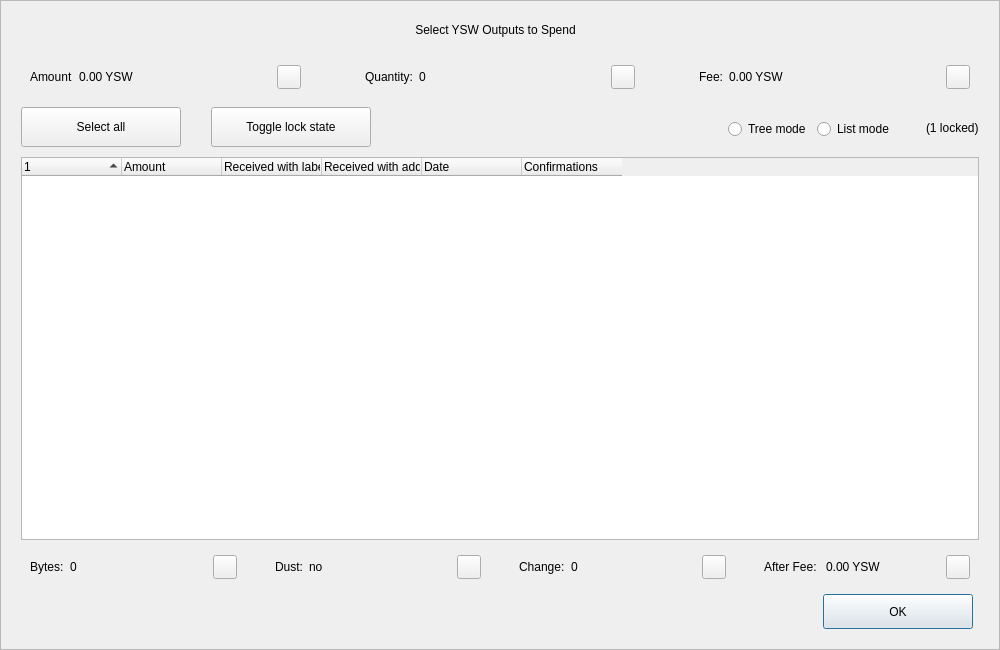
<?xml version="1.0" encoding="UTF-8"?>
<ui version="4.0">
 <class>CoinControlDialog</class>
 <widget class="QDialog" name="CoinControlDialog">
  <property name="geometry">
   <rect>
    <x>0</x>
    <y>0</y>
    <width>1000</width>
    <height>650</height>
   </rect>
  </property>
  <property name="minimumSize">
   <size>
    <width>950</width>
    <height>650</height>
   </size>
  </property>
  <property name="windowTitle">
   <string>Coin Selection</string>
  </property>
  <property name="styleSheet">
   <string notr="true"/>
  </property>
  <layout class="QVBoxLayout" name="verticalLayout">
   <property name="spacing">
    <number>0</number>
   </property>
   <property name="leftMargin">
    <number>0</number>
   </property>
   <property name="topMargin">
    <number>0</number>
   </property>
   <property name="rightMargin">
    <number>0</number>
   </property>
   <property name="bottomMargin">
    <number>0</number>
   </property>
   <item>
    <widget class="QFrame" name="frameContainer">
     <property name="toolTipDuration">
      <number>0</number>
     </property>
     <property name="frameShape">
      <enum>QFrame::StyledPanel</enum>
     </property>
     <property name="frameShadow">
      <enum>QFrame::Raised</enum>
     </property>
     <layout class="QVBoxLayout" name="verticalLayout_2">
      <property name="leftMargin">
       <number>0</number>
      </property>
      <property name="rightMargin">
       <number>0</number>
      </property>
      <property name="bottomMargin">
       <number>20</number>
      </property>
      <item>
       <layout class="QHBoxLayout" name="horizontalLayout_12">
        <property name="spacing">
         <number>0</number>
        </property>
        <property name="leftMargin">
         <number>20</number>
        </property>
        <property name="rightMargin">
         <number>30</number>
        </property>
        <item>
         <spacer name="horizontalSpacer_4">
          <property name="orientation">
           <enum>Qt::Horizontal</enum>
          </property>
          <property name="sizeHint" stdset="0">
           <size>
            <width>40</width>
            <height>20</height>
           </size>
          </property>
         </spacer>
        </item>
        <item>
         <widget class="QLabel" name="labelTitle">
          <property name="minimumSize">
           <size>
            <width>0</width>
            <height>40</height>
           </size>
          </property>
          <property name="maximumSize">
           <size>
            <width>16777215</width>
            <height>40</height>
           </size>
          </property>
          <property name="text">
           <string>Select YSW Outputs to Spend</string>
          </property>
          <property name="alignment">
           <set>Qt::AlignCenter</set>
          </property>
          <property name="margin">
           <number>7</number>
          </property>
         </widget>
        </item>
        <item>
         <spacer name="horizontalSpacer_5">
          <property name="orientation">
           <enum>Qt::Horizontal</enum>
          </property>
          <property name="sizeHint" stdset="0">
           <size>
            <width>40</width>
            <height>20</height>
           </size>
          </property>
         </spacer>
        </item>
       </layout>
      </item>
      <item>
       <layout class="QHBoxLayout" name="horizontalLayout_8">
        <property name="leftMargin">
         <number>20</number>
        </property>
        <property name="rightMargin">
         <number>20</number>
        </property>
        <item>
         <widget class="QWidget" name="layoutAmount" native="true">
          <layout class="QHBoxLayout" name="horizontalLayout_9" stretch="0,1,0">
           <item>
            <widget class="QLabel" name="labelCoinControlAmountText">
             <property name="text">
              <string>Amount</string>
             </property>
            </widget>
           </item>
           <item>
            <widget class="QLabel" name="labelCoinControlAmount">
             <property name="text">
              <string>0.00 YSW</string>
             </property>
            </widget>
           </item>
           <item alignment="Qt::AlignHCenter|Qt::AlignVCenter">
            <widget class="QPushButton" name="pushButtonAmount">
             <property name="minimumSize">
              <size>
               <width>0</width>
               <height>24</height>
              </size>
             </property>
             <property name="maximumSize">
              <size>
               <width>24</width>
               <height>26</height>
              </size>
             </property>
             <property name="focusPolicy">
              <enum>Qt::NoFocus</enum>
             </property>
             <property name="styleSheet">
              <string notr="true">padding-bottom:2px;
padding-right:4px;</string>
             </property>
             <property name="text">
              <string/>
             </property>
            </widget>
           </item>
          </layout>
         </widget>
        </item>
        <item>
         <spacer name="horizontalSpacer_2">
          <property name="orientation">
           <enum>Qt::Horizontal</enum>
          </property>
          <property name="sizeType">
           <enum>QSizePolicy::Fixed</enum>
          </property>
          <property name="sizeHint" stdset="0">
           <size>
            <width>40</width>
            <height>20</height>
           </size>
          </property>
         </spacer>
        </item>
        <item>
         <widget class="QWidget" name="layoutQuantity" native="true">
          <layout class="QHBoxLayout" name="horizontalLayout_10" stretch="0,1,0">
           <item>
            <widget class="QLabel" name="labelCoinControlQuantityText">
             <property name="text">
              <string>Quantity:</string>
             </property>
            </widget>
           </item>
           <item>
            <widget class="QLabel" name="labelCoinControlQuantity">
             <property name="text">
              <string>0</string>
             </property>
            </widget>
           </item>
           <item alignment="Qt::AlignHCenter|Qt::AlignVCenter">
            <widget class="QPushButton" name="pushButtonQuantity">
             <property name="minimumSize">
              <size>
               <width>0</width>
               <height>24</height>
              </size>
             </property>
             <property name="maximumSize">
              <size>
               <width>24</width>
               <height>26</height>
              </size>
             </property>
             <property name="focusPolicy">
              <enum>Qt::NoFocus</enum>
             </property>
             <property name="styleSheet">
              <string notr="true">padding-bottom:2px;
               padding-right:4px;</string>
             </property>
             <property name="text">
              <string/>
             </property>
            </widget>
           </item>
          </layout>
         </widget>
        </item>
        <item>
         <spacer name="horizontalSpacer_22">
          <property name="orientation">
           <enum>Qt::Horizontal</enum>
          </property>
          <property name="sizeType">
           <enum>QSizePolicy::Fixed</enum>
          </property>
          <property name="sizeHint" stdset="0">
           <size>
            <width>40</width>
            <height>20</height>
           </size>
          </property>
         </spacer>
        </item>
        <item>
         <widget class="QWidget" name="layoutFee" native="true">
          <layout class="QHBoxLayout" name="horizontalLayout_11" stretch="0,1,0">
           <item>
            <widget class="QLabel" name="labelCoinControlFeeText">
             <property name="text">
              <string>Fee:</string>
             </property>
            </widget>
           </item>
           <item>
            <widget class="QLabel" name="labelCoinControlFee">
             <property name="text">
              <string>0.00 YSW</string>
             </property>
            </widget>
           </item>
           <item alignment="Qt::AlignHCenter|Qt::AlignVCenter">
            <widget class="QPushButton" name="pushButtonFee">
             <property name="minimumSize">
              <size>
               <width>0</width>
               <height>24</height>
              </size>
             </property>
             <property name="maximumSize">
              <size>
               <width>24</width>
               <height>26</height>
              </size>
             </property>
             <property name="focusPolicy">
              <enum>Qt::NoFocus</enum>
             </property>
             <property name="styleSheet">
              <string notr="true">padding-bottom:2px;
               padding-right:4px;</string>
             </property>
             <property name="text">
              <string/>
             </property>
            </widget>
           </item>
          </layout>
         </widget>
        </item>
       </layout>
      </item>
      <item>
       <widget class="QFrame" name="frame">
        <property name="minimumSize">
         <size>
          <width>0</width>
          <height>40</height>
         </size>
        </property>
        <property name="styleSheet">
         <string notr="true">#frame {
	border:0;
}</string>
        </property>
        <property name="frameShape">
         <enum>QFrame::StyledPanel</enum>
        </property>
        <property name="frameShadow">
         <enum>QFrame::Sunken</enum>
        </property>
        <layout class="QHBoxLayout" name="horizontalLayout">
         <property name="spacing">
          <number>0</number>
         </property>
         <property name="leftMargin">
          <number>20</number>
         </property>
         <property name="topMargin">
          <number>0</number>
         </property>
         <property name="rightMargin">
          <number>20</number>
         </property>
         <property name="bottomMargin">
          <number>0</number>
         </property>
         <item>
          <layout class="QHBoxLayout" name="horizontalLayoutPanel" stretch="0,0,0,0,0,0">
           <property name="spacing">
            <number>20</number>
           </property>
           <item>
            <widget class="QPushButton" name="pushButtonSelectAll">
             <property name="sizePolicy">
              <sizepolicy hsizetype="Maximum" vsizetype="Fixed">
               <horstretch>0</horstretch>
               <verstretch>0</verstretch>
              </sizepolicy>
             </property>
             <property name="minimumSize">
              <size>
               <width>160</width>
               <height>40</height>
              </size>
             </property>
             <property name="maximumSize">
              <size>
               <width>16777215</width>
               <height>40</height>
              </size>
             </property>
             <property name="text">
              <string>Select all</string>
             </property>
             <property name="checkable">
              <bool>true</bool>
             </property>
             <property name="checked">
              <bool>false</bool>
             </property>
             <property name="autoExclusive">
              <bool>false</bool>
             </property>
             <property name="autoDefault">
              <bool>false</bool>
             </property>
            </widget>
           </item>
           <item>
            <spacer name="horizontalSpacer_6">
             <property name="orientation">
              <enum>Qt::Horizontal</enum>
             </property>
             <property name="sizeType">
              <enum>QSizePolicy::Fixed</enum>
             </property>
             <property name="sizeHint" stdset="0">
              <size>
               <width>10</width>
               <height>20</height>
              </size>
             </property>
            </spacer>
           </item>
           <item>
            <widget class="QPushButton" name="pushButtonToggleLock">
             <property name="sizePolicy">
              <sizepolicy hsizetype="Maximum" vsizetype="Fixed">
               <horstretch>0</horstretch>
               <verstretch>0</verstretch>
              </sizepolicy>
             </property>
             <property name="minimumSize">
              <size>
               <width>160</width>
               <height>40</height>
              </size>
             </property>
             <property name="maximumSize">
              <size>
               <width>16777215</width>
               <height>40</height>
              </size>
             </property>
             <property name="text">
              <string>Toggle lock state</string>
             </property>
             <property name="checkable">
              <bool>true</bool>
             </property>
             <property name="autoExclusive">
              <bool>false</bool>
             </property>
             <property name="autoDefault">
              <bool>false</bool>
             </property>
            </widget>
           </item>
           <item>
            <spacer name="horizontalSpacer_7">
             <property name="orientation">
              <enum>Qt::Horizontal</enum>
             </property>
             <property name="sizeType">
              <enum>QSizePolicy::Expanding</enum>
             </property>
             <property name="sizeHint" stdset="0">
              <size>
               <width>30</width>
               <height>20</height>
              </size>
             </property>
            </spacer>
           </item>
           <item alignment="Qt::AlignRight">
            <widget class="QGroupBox" name="groupBox_2">
             <property name="styleSheet">
              <string notr="true">#groupBox_2 {
    background-color:transparent;
    border-radius:0;
}</string>
             </property>
             <property name="title">
              <string/>
             </property>
             <layout class="QHBoxLayout" name="horizontalLayout_14">
              <item>
               <widget class="QRadioButton" name="radioTreeMode">
                <property name="sizePolicy">
                 <sizepolicy hsizetype="Maximum" vsizetype="Fixed">
                  <horstretch>0</horstretch>
                  <verstretch>0</verstretch>
                 </sizepolicy>
                </property>
                <property name="text">
                 <string>Tree mode</string>
                </property>
               </widget>
              </item>
              <item>
               <widget class="QRadioButton" name="radioListMode">
                <property name="sizePolicy">
                 <sizepolicy hsizetype="Maximum" vsizetype="Fixed">
                  <horstretch>0</horstretch>
                  <verstretch>0</verstretch>
                 </sizepolicy>
                </property>
                <property name="text">
                 <string>List mode</string>
                </property>
                <property name="checked">
                 <bool>false</bool>
                </property>
               </widget>
              </item>
             </layout>
            </widget>
           </item>
           <item>
            <widget class="QLabel" name="labelLocked">
             <property name="text">
              <string>(1 locked)</string>
             </property>
            </widget>
           </item>
          </layout>
         </item>
        </layout>
       </widget>
      </item>
      <item>
       <layout class="QHBoxLayout" name="horizontalLayout_13">
        <property name="leftMargin">
         <number>20</number>
        </property>
        <property name="rightMargin">
         <number>20</number>
        </property>
        <item>
         <widget class="CoinControlTreeWidget" name="treeWidget">
          <property name="contextMenuPolicy">
           <enum>Qt::CustomContextMenu</enum>
          </property>
          <property name="styleSheet">
           <string notr="true"/>
          </property>
          <property name="sortingEnabled">
           <bool>false</bool>
          </property>
          <property name="columnCount">
           <number>6</number>
          </property>
          <attribute name="headerShowSortIndicator" stdset="0">
           <bool>true</bool>
          </attribute>
          <attribute name="headerStretchLastSection">
           <bool>false</bool>
          </attribute>
          <column>
           <property name="text">
            <string/>
           </property>
          </column>
          <column>
           <property name="text">
            <string>Amount</string>
           </property>
          </column>
          <column>
           <property name="text">
            <string>Received with label</string>
           </property>
          </column>
          <column>
           <property name="text">
            <string>Received with address</string>
           </property>
          </column>
          <column>
           <property name="text">
            <string>Date</string>
           </property>
          </column>
          <column>
           <property name="text">
            <string>Confirmations</string>
           </property>
           <property name="toolTip">
            <string>Confirmed</string>
           </property>
          </column>
         </widget>
        </item>
       </layout>
      </item>
      <item>
       <layout class="QHBoxLayout" name="horizontalLayout_3">
        <property name="spacing">
         <number>20</number>
        </property>
        <property name="leftMargin">
         <number>20</number>
        </property>
        <property name="rightMargin">
         <number>20</number>
        </property>
        <item>
         <widget class="QWidget" name="layoutBytes" native="true">
          <layout class="QHBoxLayout" name="horizontalLayout_4" stretch="0,1,0">
           <item>
            <widget class="QLabel" name="labelCoinControlBytesText">
             <property name="text">
              <string>Bytes:</string>
             </property>
            </widget>
           </item>
           <item>
            <widget class="QLabel" name="labelCoinControlBytes">
             <property name="text">
              <string>0</string>
             </property>
            </widget>
           </item>
           <item alignment="Qt::AlignHCenter|Qt::AlignVCenter">
            <widget class="QPushButton" name="pushButtonBytes">
             <property name="minimumSize">
              <size>
               <width>0</width>
               <height>24</height>
              </size>
             </property>
             <property name="maximumSize">
              <size>
               <width>24</width>
               <height>26</height>
              </size>
             </property>
             <property name="focusPolicy">
              <enum>Qt::NoFocus</enum>
             </property>
             <property name="styleSheet">
              <string notr="true">padding-bottom:2px;
               padding-right:4px;</string>
             </property>
             <property name="text">
              <string/>
             </property>
            </widget>
           </item>
          </layout>
         </widget>
        </item>
        <item>
         <widget class="QWidget" name="layoutDust" native="true">
          <layout class="QHBoxLayout" name="horizontalLayout_5" stretch="0,1,0">
           <item>
            <widget class="QLabel" name="labelCoinControlLowOutputText">
             <property name="text">
              <string>Dust:</string>
             </property>
            </widget>
           </item>
           <item>
            <widget class="QLabel" name="labelCoinControlLowOutput">
             <property name="text">
              <string>no</string>
             </property>
            </widget>
           </item>
           <item alignment="Qt::AlignHCenter|Qt::AlignVCenter">
            <widget class="QPushButton" name="pushButtonDust">
             <property name="minimumSize">
              <size>
               <width>0</width>
               <height>24</height>
              </size>
             </property>
             <property name="maximumSize">
              <size>
               <width>24</width>
               <height>26</height>
              </size>
             </property>
             <property name="focusPolicy">
              <enum>Qt::NoFocus</enum>
             </property>
             <property name="styleSheet">
              <string notr="true">padding-bottom:2px;
               padding-right:4px;</string>
             </property>
             <property name="text">
              <string/>
             </property>
            </widget>
           </item>
          </layout>
         </widget>
        </item>
        <item>
         <widget class="QWidget" name="layoutChange" native="true">
          <layout class="QHBoxLayout" name="horizontalLayout_6" stretch="0,1,0">
           <item>
            <widget class="QLabel" name="labelCoinControlChangeText">
             <property name="text">
              <string>Change:</string>
             </property>
            </widget>
           </item>
           <item>
            <widget class="QLabel" name="labelCoinControlChange">
             <property name="text">
              <string>0</string>
             </property>
            </widget>
           </item>
           <item alignment="Qt::AlignHCenter|Qt::AlignVCenter">
            <widget class="QPushButton" name="pushButtonChange">
             <property name="minimumSize">
              <size>
               <width>0</width>
               <height>24</height>
              </size>
             </property>
             <property name="maximumSize">
              <size>
               <width>24</width>
               <height>26</height>
              </size>
             </property>
             <property name="focusPolicy">
              <enum>Qt::NoFocus</enum>
             </property>
             <property name="styleSheet">
              <string notr="true">padding-bottom:2px;
               padding-right:4px;</string>
             </property>
             <property name="text">
              <string/>
             </property>
            </widget>
           </item>
          </layout>
         </widget>
        </item>
        <item>
         <widget class="QWidget" name="layoutAfter" native="true">
          <layout class="QHBoxLayout" name="horizontalLayout_7" stretch="0,1,0">
           <item>
            <widget class="QLabel" name="labelCoinControlAfterFeeText">
             <property name="text">
              <string>After Fee: </string>
             </property>
            </widget>
           </item>
           <item>
            <widget class="QLabel" name="labelCoinControlAfterFee">
             <property name="text">
              <string>0.00 YSW</string>
             </property>
            </widget>
           </item>
           <item alignment="Qt::AlignHCenter|Qt::AlignVCenter">
            <widget class="QPushButton" name="pushButtonAlterFee">
             <property name="minimumSize">
              <size>
               <width>0</width>
               <height>24</height>
              </size>
             </property>
             <property name="maximumSize">
              <size>
               <width>24</width>
               <height>26</height>
              </size>
             </property>
             <property name="focusPolicy">
              <enum>Qt::NoFocus</enum>
             </property>
             <property name="styleSheet">
              <string notr="true">padding-bottom:2px;
               padding-right:4px;</string>
             </property>
             <property name="text">
              <string/>
             </property>
            </widget>
           </item>
          </layout>
         </widget>
        </item>
       </layout>
      </item>
      <item>
       <layout class="QHBoxLayout" name="horizontalLayout_2">
        <property name="spacing">
         <number>0</number>
        </property>
        <property name="leftMargin">
         <number>20</number>
        </property>
        <property name="rightMargin">
         <number>26</number>
        </property>
        <item>
         <spacer name="horizontalSpacer_3">
          <property name="orientation">
           <enum>Qt::Horizontal</enum>
          </property>
          <property name="sizeHint" stdset="0">
           <size>
            <width>558</width>
            <height>20</height>
           </size>
          </property>
         </spacer>
        </item>
        <item>
         <widget class="QPushButton" name="pushButtonOk">
          <property name="minimumSize">
           <size>
            <width>150</width>
            <height>35</height>
           </size>
          </property>
          <property name="text">
           <string>OK</string>
          </property>
         </widget>
        </item>
       </layout>
      </item>
     </layout>
    </widget>
   </item>
  </layout>
 </widget>
 <customwidgets>
  <customwidget>
   <class>CoinControlTreeWidget</class>
   <extends>QTreeWidget</extends>
   <header>coincontroltreewidget.h</header>
  </customwidget>
 </customwidgets>
 <resources/>
 <connections/>
</ui>
